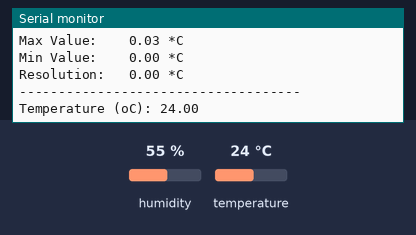
The sketch below on a simulated Arduino Uno, built with avr-gcc and run on an emulated ATmega328P. Parts: the last lines printed to the serial monitor. The test bench sets the inputs (shaded band); at power-on: temperature 24 °C, humidity 55 %. No radio packets arrive unless stated.

Above: at 1.3 s.
1.4 s: temperature set to 12 °C
At 3.0 s:
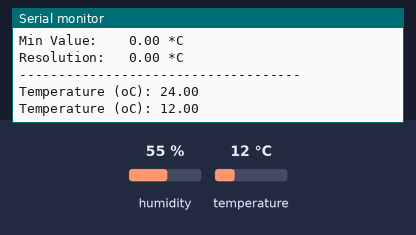
4.2 s: temperature set to 19 °C
At 5.2 s:
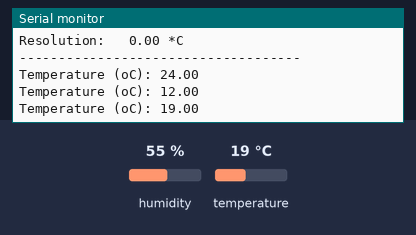
Timing chart, 0 to 7.2 s (numbered marks = the images above; inputs shaded):
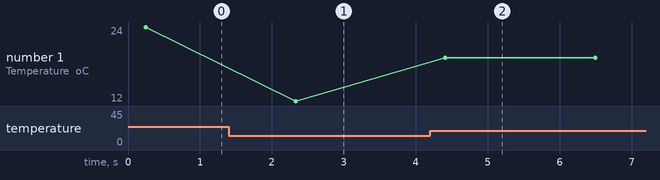

The sketch:

temperature_projet_TX_V1.4.3.ino
```cpp
#include <VirtualWire.h>
#include <DHT.h>
#include <DHT_U.h>

#define DHTPIN 2
#define DHTTYPE DHT11
DHT dht(DHTPIN, DHTTYPE);

int Sensor1Data;
char Sensor1CharMsg[4];

void setup() {

  Serial.begin(9600);
   sensor_t sensor;
  Serial.println("------------------------------------");
  Serial.println("Temperature");
  Serial.print  ("Sensor:       "); Serial.println(sensor.name);
  Serial.print  ("Driver Ver:   "); Serial.println(sensor.version);
  Serial.print  ("Unique ID:    "); Serial.println(sensor.sensor_id);
  Serial.print  ("Max Value:    "); Serial.print(sensor.max_value); Serial.println(" *C");
  Serial.print  ("Min Value:    "); Serial.print(sensor.min_value); Serial.println(" *C");
  Serial.print  ("Resolution:   "); Serial.print(sensor.resolution); Serial.println(" *C");
  Serial.println("------------------------------------");


    dht.begin();
    vw_set_ptt_inverted(true);
    vw_set_tx_pin(12);          // Sets pin as the TX pin
    vw_setup(2000);

}

void loop() {
    Serial.println("\n");

  Sensor1Data = dht.readTemperature();
  itoa(Sensor1Data,Sensor1CharMsg,10);
  vw_send((uint8_t *)Sensor1CharMsg, strlen(Sensor1CharMsg));
  vw_wait_tx();

    Serial.print("Temperature (oC): ");
    Serial.println(dht.readTemperature());

    delay(2000);

}
```

Measured:
- after the input at 1.4 s, the serial monitor: prints a new line after 0.93 s (image 1)
- after the input at 4.2 s, the serial monitor: prints a new line after 0.21 s (image 2)
- plotted number 1: 24 → 12 after the input at 1.4 s, 12 → 19 after the input at 4.2 s
